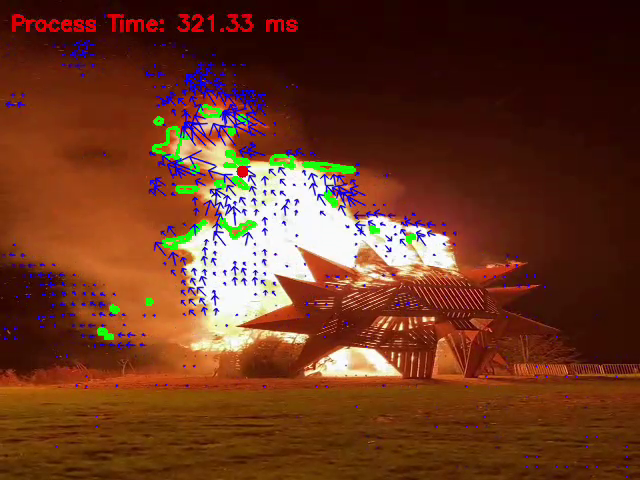
#> input picture frame 9 of 10 - Compressed with FlexClip.mp4, 640 x 480 px, given in place of fire_smoke3.mp4, which was not available
$ python test.py
#> lines starting #> are read from the running program, lines starting #| are printed output that depends on the picture; after the words box and inside, x2 and y2 are one past the last pixel; in counts of white or black regions, pixels touching at a corner belong together; pictures that were not available may be replaced by others from this repository, and a replacement may not be noted
import os
import cv2
import numpy as np

FLOW_THRESHOLD_WINDOW = "Flow Threshold"
FLOW_THRESHOLD_MAX = 200  # Trackbar 的最大值， 200 → 最大門檻 2.0
FLOW_THRESHOLD_INIT = 60  # Trackbar 的初始值， 60 → 最大門檻 0.6
MIN_SMOKE_SPEED = (0.8)  # 光流速度的最小門檻，單位是像素/幀，調大可去除微小雜訊，調小可偵測更緩慢的煙霧
MAX_DOWNWARD_FLOW = 0.05  # 最大向下流動速度，單位是像素/幀，調小可過濾向下的流動，調大寬鬆向下流動的煙霧

def main():
    INPUT_VIDEO = "fire_smoke3.mp4"
    TARGET_SIZE = (640, 480)
    OUTPUT_VIDEO = "output_videos/output_smoke.mp4"

    cap = cv2.VideoCapture(INPUT_VIDEO)
    if cap.isOpened():
        ret, first_frame = cap.read()
#> first_frame is the input picture: shape (480, 640, 3); mean B, G, R 33.4, 55.6, 107.3
        if not ret:
            print("無法讀取第一幀")
            cap.release()
            return
    else:
        print("無法開啟影片檔案")
        return

    # 火焰專用：MOG2 背景相減器
    bg_subtractor = cv2.createBackgroundSubtractorMOG2(
        history=500, varThreshold=16, detectShadows=True
    )
    kernel = cv2.getStructuringElement(cv2.MORPH_ELLIPSE, (3, 3))
    smoke_kernel = cv2.getStructuringElement(cv2.MORPH_ELLIPSE, (7, 7))

    # 火焰 HSV 範圍
    lower_fire = np.array([0, 100, 150])
    upper_fire = np.array([35, 255, 255])

    prev_frame = cv2.resize(first_frame, TARGET_SIZE)
    prev_gray = cv2.cvtColor(prev_frame, cv2.COLOR_BGR2GRAY)
    # 對用於光流估計的灰階影像先做高斯模糊，並加入中值濾波以去除脈衝雜訊（僅影響煙霧偵測）
    prev_gray = cv2.GaussianBlur(prev_gray, (5, 5), 0)
    prev_gray = cv2.medianBlur(prev_gray, 5)
    foe_history = []

    cv2.namedWindow(FLOW_THRESHOLD_WINDOW, cv2.WINDOW_NORMAL)
    cv2.createTrackbar(
        "flow_thresh_x100",
        FLOW_THRESHOLD_WINDOW,
        FLOW_THRESHOLD_INIT,
        FLOW_THRESHOLD_MAX,
        lambda value: None,
    )

    while True:
        ret, frame = cap.read()
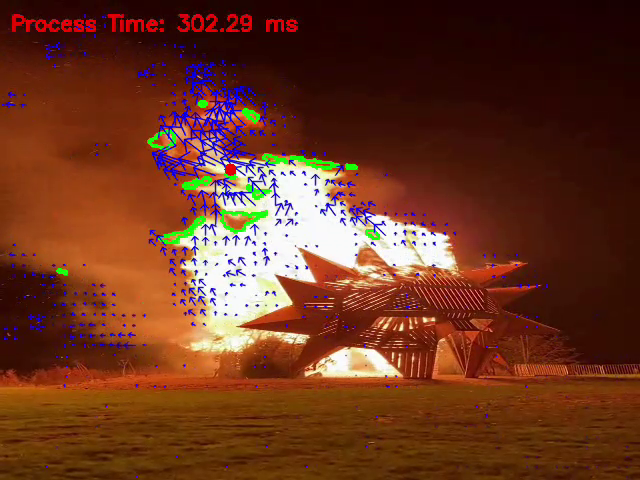
#> input picture frame 10 of 10 - Compressed with FlexClip.mp4, 640 x 480 px, given in place of fire_smoke3.mp4, which was not available
#> frame is the input picture: shape (480, 640, 3); mean B, G, R 33.3, 54.3, 106.8
        if not ret:
            break

        # 檢查並建立輸出資料夾
        os.makedirs(os.path.dirname(OUTPUT_VIDEO), exist_ok=True)

        # 延遲初始化 VideoWriter，使用來源影片的 FPS
        if "writer" not in locals():
            fps = cap.get(cv2.CAP_PROP_FPS)
            if fps == 0 or np.isnan(fps):
                fps = 20.0
            fourcc = cv2.VideoWriter_fourcc(*"mp4v")
            writer = cv2.VideoWriter(OUTPUT_VIDEO, fourcc, fps, TARGET_SIZE)

        curr_frame = cv2.resize(frame, TARGET_SIZE)
        hsv_frame = cv2.cvtColor(curr_frame, cv2.COLOR_BGR2HSV)
#> hsv_frame: shape (480, 640, 3); mean H, S, V 22.6, 214.3, 112.2
        curr_gray = cv2.cvtColor(curr_frame, cv2.COLOR_BGR2GRAY)
        # 為了只對煙霧光流使用高斯模糊，對灰階影像做模糊後再做中值濾波，但不影響火焰顏色/遮罩處理
        curr_gray_blur = cv2.GaussianBlur(curr_gray, (5, 5), 1)
        curr_gray_blur = cv2.medianBlur(curr_gray_blur, 5)
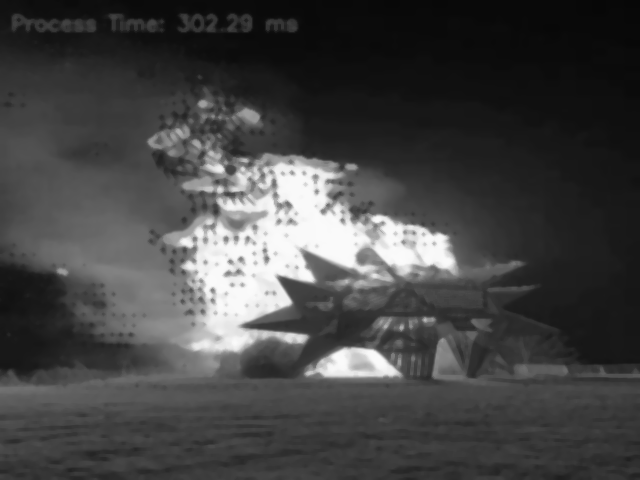
#> curr_gray_blur: shape (480, 640); min 7, max 251, mean 67.7

        motion_mask = bg_subtractor.apply(curr_frame)
#> motion_mask: shape (480, 640); every value is 127
        _, motion_mask = cv2.threshold(motion_mask, 254, 255, cv2.THRESH_BINARY)
#> motion_mask: shape (480, 640); every value is 0
        motion_mask = cv2.morphologyEx(motion_mask, cv2.MORPH_OPEN, kernel)
        motion_mask = cv2.morphologyEx(motion_mask, cv2.MORPH_CLOSE, kernel)

        fire_color_mask = cv2.inRange(hsv_frame, lower_fire, upper_fire)
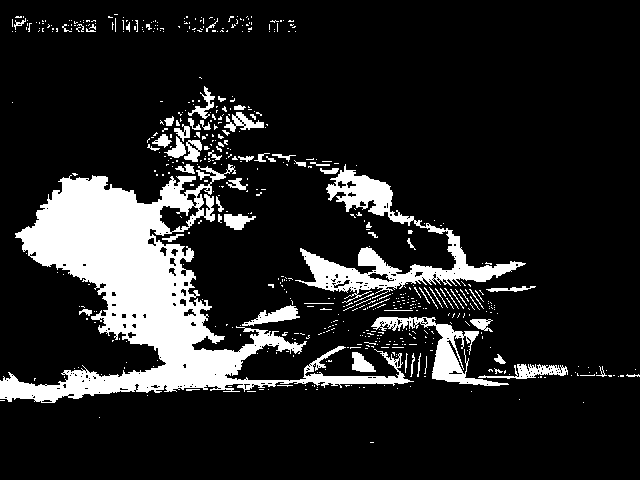
#> fire_color_mask: shape (480, 640); 14.4% white; 572 white regions (508 under 20 px), largest, box (x1, y1, x2, y2) and area: (0, 164, 414, 403) 28379, (295, 164, 526, 303) 6404, (371, 317, 509, 386) 2167
        fire_mask = cv2.bitwise_and(motion_mask, fire_color_mask)
        fire_contours, _ = cv2.findContours(
            fire_mask, cv2.RETR_EXTERNAL, cv2.CHAIN_APPROX_SIMPLE
        )
#> fire_contours = []
        flow = cv2.calcOpticalFlowFarneback(
            prev_gray,
            curr_gray_blur,
            None,
            pyr_scale=0.5,
            levels=1,
            winsize=5,
            iterations=3,
            poly_n=7,
            poly_sigma=1.5,
            flags=0,
        )

        # 估計全域相機位移，並從光流中扣掉（相機補償）
        camera_flow = np.median(flow.reshape(-1, 2), axis=0)
#> camera_flow = [4.02e-06, 0.000223]
        compensated_flow = flow - camera_flow

        display_frame = curr_frame.copy()

        flow_threshold = (
            cv2.getTrackbarPos("flow_thresh_x100", FLOW_THRESHOLD_WINDOW) / 100.0
        )

        flow_mag = np.hypot(compensated_flow[:, :, 0], compensated_flow[:, :, 1])
        flow_mask = np.zeros((TARGET_SIZE[1], TARGET_SIZE[0]), dtype=np.uint8)
        upward_or_sideways_mask = compensated_flow[:, :, 1] <= MAX_DOWNWARD_FLOW
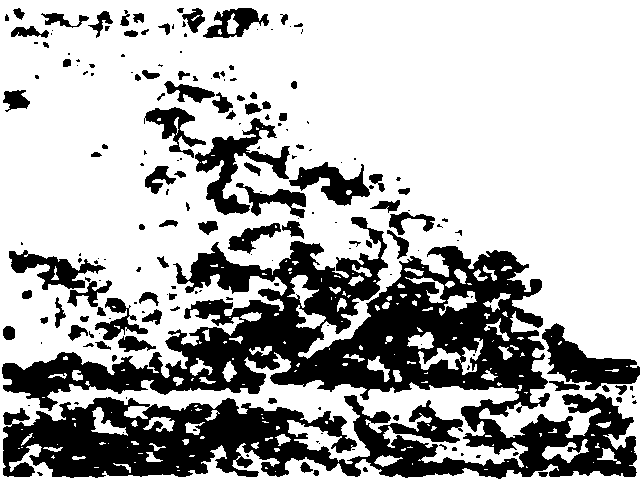
#> upward_or_sideways_mask: shape (480, 640) bool; 69.4% white; 191 black regions (105 under 20 px), largest, box (x1, y1, x2, y2) and area: (2, 217, 637, 479) 71516, (195, 118, 290, 215) 2954, (542, 323, 640, 390) 2848
        flow_mask[(flow_mag > flow_threshold) & upward_or_sideways_mask] = 255

        flow_mask = cv2.morphologyEx(
            flow_mask, cv2.MORPH_CLOSE, smoke_kernel, iterations=2
        )
        flow_mask = cv2.dilate(flow_mask, smoke_kernel, iterations=3)

        smoke_contours, _ = cv2.findContours(
            flow_mask, cv2.RETR_EXTERNAL, cv2.CHAIN_APPROX_SIMPLE
        )

        main_smoke_contour = None
        if smoke_contours:
            main_smoke_contour = max(smoke_contours, key=cv2.contourArea)

        main_smoke_mask = np.zeros_like(flow_mask)
        if main_smoke_contour is not None and cv2.contourArea(main_smoke_contour) > 20:
            cv2.drawContours(main_smoke_mask, [main_smoke_contour], -1, 255, -1)
        else:
            main_smoke_mask = flow_mask.copy()

        step = 5
        h, w = curr_gray.shape[:2]
        y, x = (
            np.mgrid[step // 2 : h : step, step // 2 : w : step]
            .reshape(2, -1)
            .astype(int)
        )
        fx, fy = compensated_flow[y, x].T
#> fx = 12288 values, max 18.98 at index 4271, min -21.16 at index 8599, mean -0.0191; fy = 12288 values, max 17.22 at index 2847, min -18.34 at index 3231, mean -0.0683

        raw_idx = np.where(main_smoke_mask[y, x] > 0)[0]
        mags = np.hypot(fx[raw_idx], fy[raw_idx])
#> mags = 3518 values, max 21.57 at index 1073, min 5.13e-05 at index 2486, mean 2.72
        candidate_idx = raw_idx[
            (mags > MIN_SMOKE_SPEED) & (fy[raw_idx] <= MAX_DOWNWARD_FLOW)
        ]
#> candidate_idx = 1086 values from 1959 to 9919

        # 估計「煙霧 FOE」
        def compute_foe(idx):
            if idx.size < 3:  # 需要至少三個點來估計交會點
                return None
            try:
                A = np.vstack([fy[idx], -fx[idx]]).T
#> A = 1086 pairs, first value -18.34 to 0.048, second value -18.86 to 21.16
                b = fy[idx] * x[idx] - fx[idx] * y[idx]
#> b = 1086 values, max 7035.1 at index 1047, min -5424.1 at index 693, mean -683.2
                sol, _, _, _ = np.linalg.lstsq(A, b, rcond=None)
#> sol = [234, 185.7]
                return float(sol[0]), float(sol[1])
            except np.linalg.LinAlgError:
                return None

        smoke_foe = compute_foe(candidate_idx)
#> smoke_foe = (234, 185.7)

        averaged_smoke_foe = smoke_foe
#> averaged_smoke_foe = (234, 185.7)
        if smoke_foe is not None:
            foe_history.append(smoke_foe)
            if len(foe_history) > 5:
                foe_history.pop(0)

            if len(foe_history) == 5:
                averaged_smoke_foe = (
                    float(np.mean([point[0] for point in foe_history])),
                    float(np.mean([point[1] for point in foe_history])),
                )

        smoke_outline_mask = np.zeros_like(flow_mask)
        if averaged_smoke_foe is not None:
            foe_x, foe_y = averaged_smoke_foe
#> foe_x = 234; foe_y = 185.7
            for i in candidate_idx:
                startX, startY = x[i], y[i]
                flow_x, flow_y = fx[i], fy[i]
                radial_x = startX - foe_x
                radial_y = startY - foe_y
                radial_norm = np.hypot(radial_x, radial_y)
                flow_norm = np.hypot(flow_x, flow_y)
                if radial_norm > 1 and flow_norm > 0:
                    cosine = (radial_x * flow_x + radial_y * flow_y) / (
                        radial_norm * flow_norm
                    )
                    if cosine > 0.15:
                        cv2.circle(smoke_outline_mask, (startX, startY), 10, 255, -1)
#> this loop made 1086 passes
#> (i, startX, startY, flow_x, flow_y, radial_x, radial_y, radial_norm) on passes 1 to 8: (1959, 197, 77, -2.25, -0.83, -37.01, -108.7, 114.9), (1960, 202, 77, -5.27, -4.19, -32.01, -108.7, 113.4), (1961, 207, 77, -3.71, -4.52, -27.01, -108.7, 112), (2087, 197, 82, -1.12, -0.46, -37.01, -103.7, 110.1), (2088, 202, 82, -5.78, -4.15, -32.01, -103.7, 108.6), (2089, 207, 82, -6.63, -5.52, -27.01, -103.7, 107.2), (2090, 212, 82, -2.01, -0.956, -22.01, -103.7, 106.1), (2216, 202, 87, -3.05, -1.82, -32.01, -98.74, 103.8)
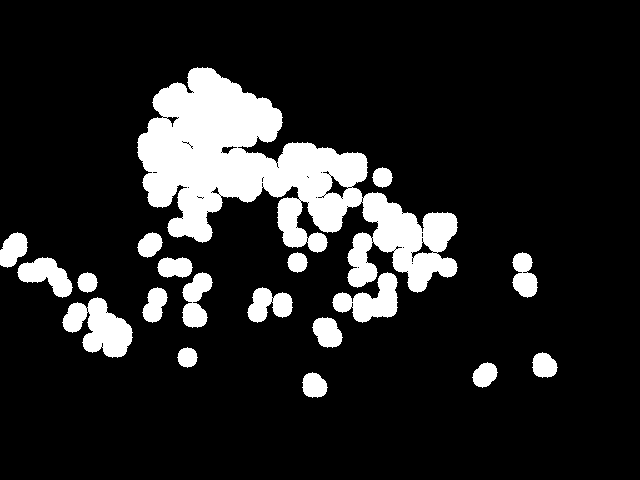
#> smoke_outline_mask: shape (480, 640); 13.9% white; 19 white regions, largest, box (x1, y1, x2, y2) and area: (137, 67, 458, 293) 28719, (62, 297, 133, 358) 2469, (332, 272, 398, 323) 1728

            outline_contours, _ = cv2.findContours(
                smoke_outline_mask, cv2.RETR_EXTERNAL, cv2.CHAIN_APPROX_SIMPLE
            )

            if outline_contours:
                smoke_outline = max(outline_contours, key=cv2.contourArea)
                if cv2.contourArea(smoke_outline) > 20:
                    smoke_outline = cv2.convexHull(smoke_outline)
                    cv2.drawContours(display_frame, [smoke_outline], -1, (255, 0, 0), 2)
#> display_frame: shape (480, 640, 3); 0.81% of pixels changed, all inside (x1, y1, x2, y2) = (136, 66, 459, 294)

        smoke_grid_idx = candidate_idx
        flow_scale = 3
        for i in smoke_grid_idx:
            startX, startY = x[i], y[i]
            endX = int(startX + fx[i] * flow_scale)
            endY = int(startY + fy[i] * flow_scale)
            cv2.circle(display_frame, (startX, startY), 1, (255, 0, 0), -1)
            cv2.arrowedLine(
                display_frame,
                (startX, startY),
                (endX, endY),
                (255, 0, 0),
                1,
                tipLength=0.3,
            )
#> this loop made 1086 passes
#> i on passes 1 to 3: 1959, 1960, 1961
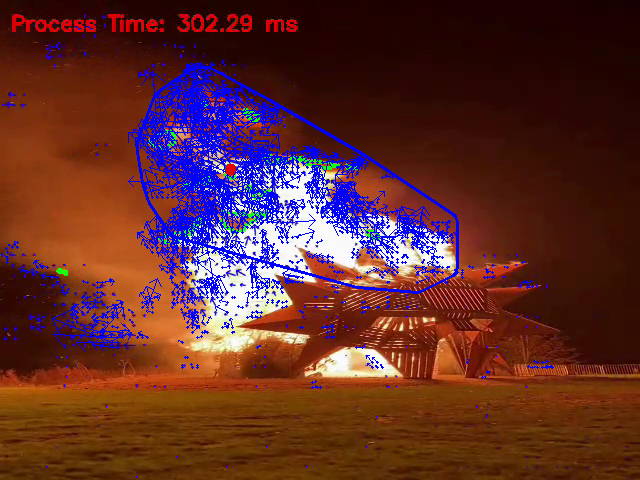
#> display_frame: shape (480, 640, 3); mean B, G, R 44.3, 45.6, 95.4

        if averaged_smoke_foe is not None:
            sx, sy = (
                int(round(averaged_smoke_foe[0])),
                int(round(averaged_smoke_foe[1])),
            )
            if 0 < sx < 640 and 0 < sy < 480:
                cv2.circle(display_frame, (sx, sy), 7, (0, 0, 255), -1)
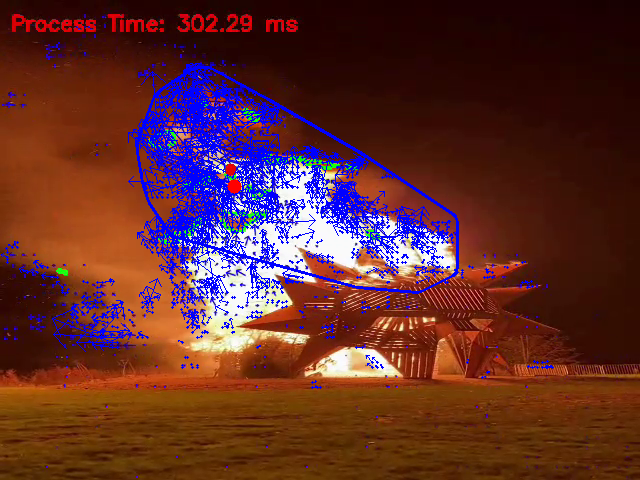
#> display_frame: shape (480, 640, 3); 0.05% of pixels changed, all inside (x1, y1, x2, y2) = (227, 179, 242, 194)
                cv2.putText(
                    display_frame,
                    "FoE",
                    (sx, sy),
                    cv2.FONT_HERSHEY_SIMPLEX,
                    0.4,
                    (0, 0, 255),
                    1,
                )
#> display_frame: shape (480, 640, 3); 0.02% of pixels changed, all inside (x1, y1, x2, y2) = (236, 178, 257, 187)

        for contour in fire_contours:
            if cv2.contourArea(contour) > 15:
                cv2.drawContours(display_frame, [contour], -1, (0, 255, 0), 2)
#> this loop made 0 passes

        # 將處理後畫面寫入輸出影片
        if "writer" in locals() and writer is not None:
            writer.write(display_frame)

        cv2.imshow("Fire (MOG2) & Smoke (Optical Flow)", display_frame)
        # 將模糊（高斯 + 中值）後的灰階影像作為下一幀的 prev_gray（只影響光流）
        prev_gray = curr_gray_blur.copy()

        if cv2.waitKey(1) != -1:
#> (key Esc is pressed here)
            break

    cap.release()
    if "writer" in locals() and writer is not None:
        writer.release()
    cv2.destroyAllWindows()


if __name__ == "__main__":
    main()

$ run again, starting later in the video
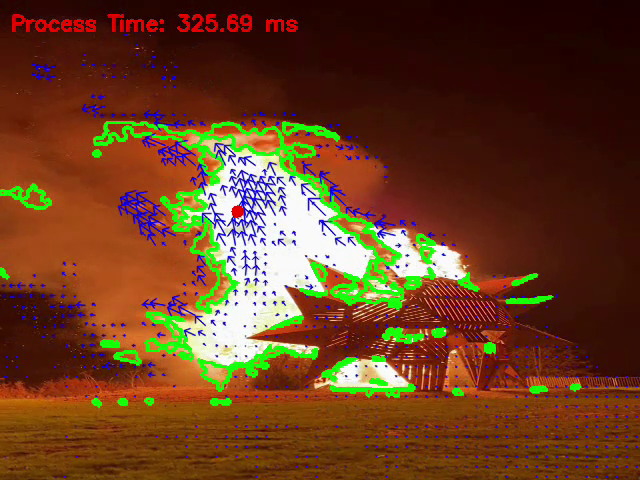
#> input picture frame 41 of 10 - Compressed with FlexClip.mp4, 640 x 480 px, given in place of fire_smoke3.mp4, which was not available
#> in main, first_frame is the input picture: shape (480, 640, 3); mean B, G, R 33.6, 62.5, 105
#> hsv_frame: shape (480, 640, 3); mean H, S, V 21.1, 213.3, 120.1
#> in main, `fire_color_mask = cv2.inRange(hsv_frame, lower_fire, upper_fire)`:
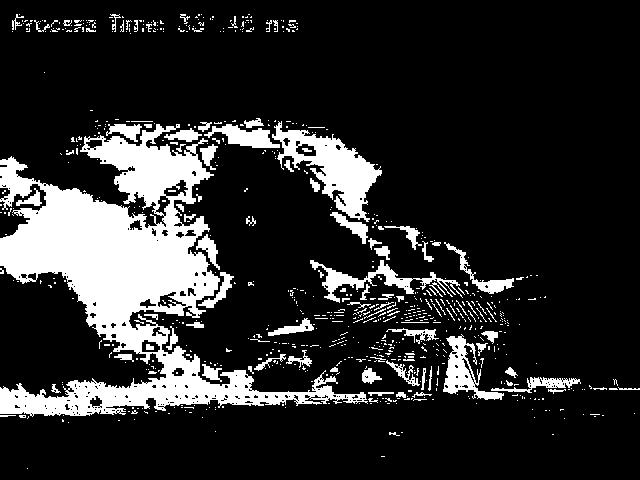
#> fire_color_mask: shape (480, 640); 17.1% white; 740 white regions (642 under 20 px), largest, box (x1, y1, x2, y2) and area: (0, 124, 368, 417) 34040, (272, 121, 382, 222) 4042, (310, 260, 463, 303) 1466
#> fire_contours = []
#> camera_flow = [5.91e-07, 1.1e-05]
#> upward_or_sideways_mask: shape (480, 640) bool; 65.4% white; 182 black regions (87 under 20 px), largest, box (x1, y1, x2, y2) and area: (1, 196, 640, 480) 86134, (203, 135, 262, 197) 1737, (259, 118, 327, 191) 1713
#> fx = 12288 values, max 15.62 at index 10263, min -22.35 at index 6913, mean -0.0973; fy = 12288 values, max 12.26 at index 4149, min -15.7 at index 7169, mean -0.0138
#> mags = 4270 values, max 26.96 at index 2084, min 1e-05 at index 1399, mean 2.97
#> candidate_idx = 1418 values from 2576 to 10515
#> A = 1418 pairs, first value -15.7 to 0.0478, second value -15.62 to 22.35
#> b = 1418 values, max 6074.4 at index 1406, min -6284.3 at index 1404, mean -381.8
#> sol = [230.5, 230.2]
#> smoke_foe = (230.5, 230.2)
#> foe_x = 230.5; foe_y = 230.2
#> the loop in main, `for i in candidate_idx:` made 1418 passes
#> (i, startX, startY, flow_x, flow_y, radial_x, radial_y, radial_norm) on passes 1 to 8: (2576, 82, 102, -1.06, -0.383, -148.5, -128.2, 196.2), (2577, 87, 102, -0.648, -0.516, -143.5, -128.2, 192.4), (2578, 92, 102, -2.58, -0.336, -138.5, -128.2, 188.7), (2580, 102, 102, 0.282, -0.998, -128.5, -128.2, 181.5), (2703, 77, 107, 0.087, -2.28, -153.5, -123.2, 196.8), (2704, 82, 107, -0.561, -2.02, -148.5, -123.2, 193), (2706, 92, 107, -7.25, -0.771, -138.5, -123.2, 185.4), (2707, 97, 107, -4.11, -1.12, -133.5, -123.2, 181.7)
#> the loop in main, `for i in smoke_grid_idx:` made 1418 passes
#> i on passes 1 to 3: 2576, 2577, 2578
#> in main, `cv2.circle(display_frame, (sx, sy), 7, (0, 0, 255), -1)`:
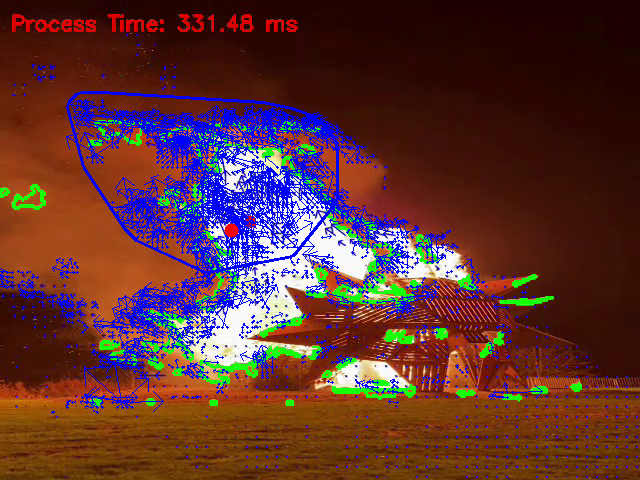
#> display_frame: shape (480, 640, 3); mean B, G, R 49.1, 50.8, 93
